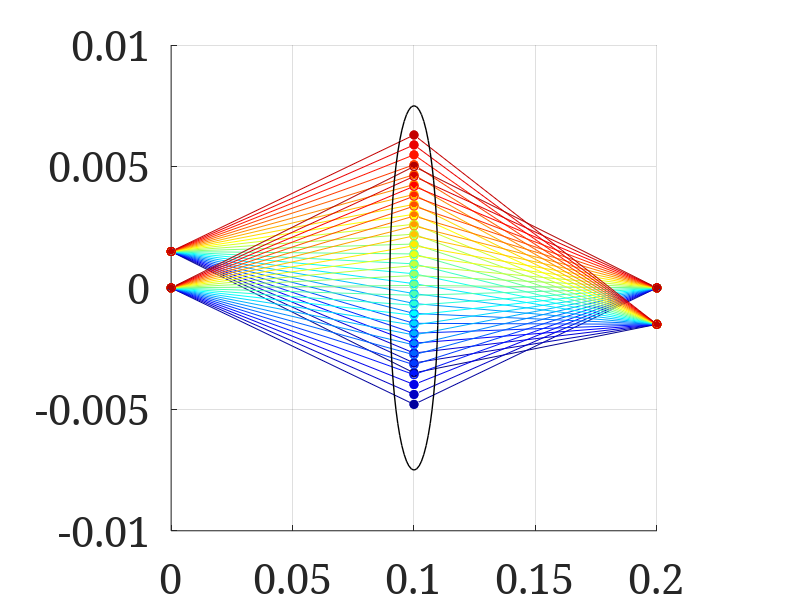

Here is the MATLAB script that generated this plot: (Note: this script raises an error after producing the figure.)
addpath(addpath(genpath('C:\Users\Lars Loetgering\Dropbox\Codes\fracPty')))
% simpleRayTrace

% configuration
set(0, 'DefaultAxesFontSize', 30);
set(0, 'DefaultFigureColor', 'w');
set(0,'defaultAxesFontName', 'serif')

% main program

% free space
z = 10e-2;          % propagation distance
F = [1 z;...        % propagation matrix
     0 1];      
numRays = 50;       % number of rays
maxAngle = 5e-2;    % maximum (paraxial) angle
% ray bundle at x = 0:
V = [0*ones(1,numRays); linspace(-maxAngle,maxAngle,numRays)]; 
% set half of the positions to x ~= 0
V(1,1:2:numRays) = 1.5e-3 * ones(1, numRays/2);     
% propagation step: map V to Vp ("Vprime"):
Vp = F * V;         % free space propagation (from source to lens)
figure(1), clf      % clf clears previous figure if present
hold on             % hold on allows to draw multiple points
cmap = jet(numRays);% get colormap to draw rays in different colors
for k  = 1:numRays
    plot([0 z], [V(1,k), Vp(1,k)], 'o-',...
        'color',cmap(k,:),'MarkerFaceColor',cmap(k,:))
end
hold off
% lens + free-space
f = z/2;            % focal length of lens
L = [1 0; -1/f 1];  % lens matrix
Vpp = F*(L*Vp);     % lens transormation + propagation step 
figure(1)
hold on
for k  = 1:numRays
    plot([z, 2*z], [Vp(1,k), Vpp(1,k)], 'o-',...
        'color',cmap(k,:),'MarkerFaceColor',cmap(k,:))
end
% draw ellipse to indicate lens position (not mandatory)
dz = 2e-2;
dx = 1.5e-2;
pos = [z-dz/2 0-dx/2 dz dx]; 
h = rectangle('Position',pos,'Curvature',[1 1],'LineWidth',1);
axis square
grid on
h = gca;
h.LineWidth = 3;
xlabel('z / m'), ylabel('x / m')
hold off